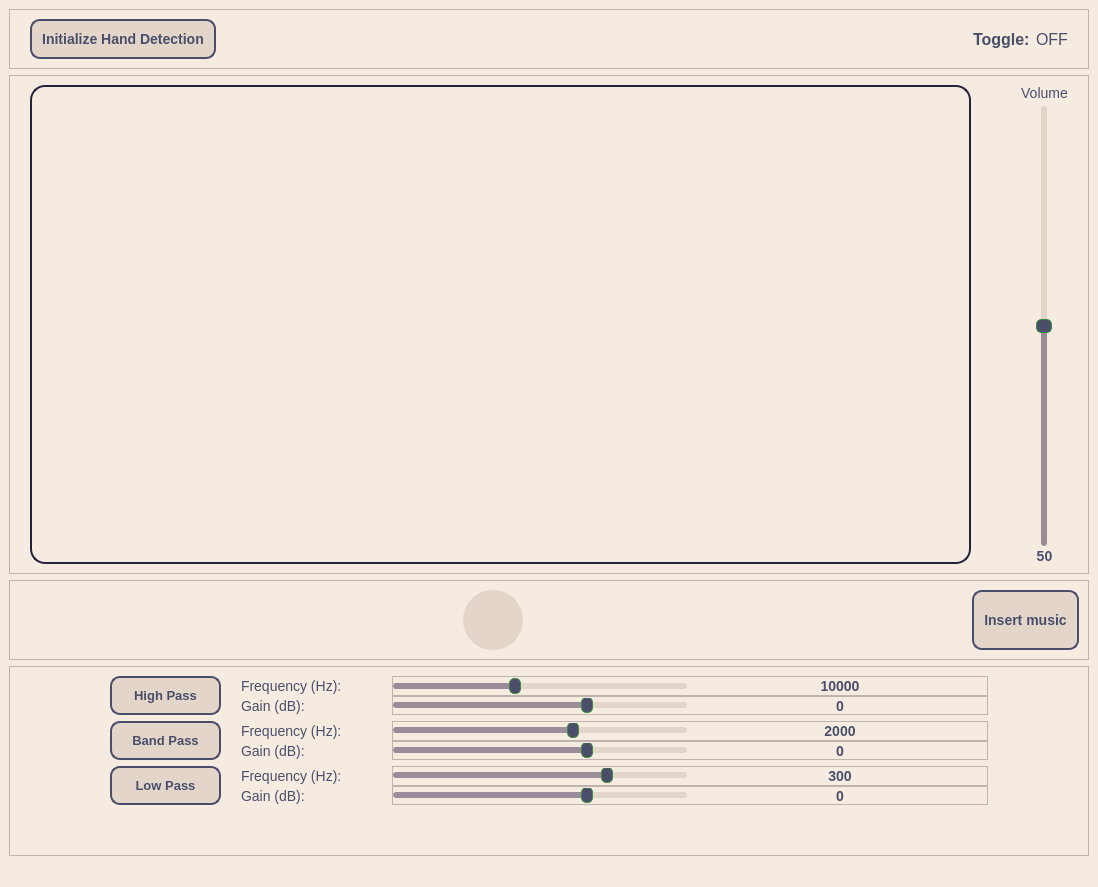
<?xml version="1.0" encoding="UTF-8"?>
<ui version="4.0">
 <class>MainWindow</class>
 <widget class="QMainWindow" name="MainWindow">
  <property name="geometry">
   <rect>
    <x>0</x>
    <y>0</y>
    <width>1098</width>
    <height>887</height>
   </rect>
  </property>
  <property name="windowTitle">
   <string>MainWindow</string>
  </property>
  <property name="styleSheet">
   <string notr="true">background-color: #F5EBE0</string>
  </property>
  <widget class="QWidget" name="centralwidget">
   <property name="styleSheet">
    <string notr="true">QPushButton {
    color: #4A4E69;
    background-color: #E3D5CA;
	font-weight: bold;
	font-size: 14px;
	border-radius: 10px;
	border: 2px solid #4A4E69;
	padding: 10px;
}

QPushButton:hover {
	background-color: rgb(176, 165, 157);
}</string>
   </property>
   <layout class="QVBoxLayout" name="verticalLayout_7">
    <item>
     <widget class="QFrame" name="frame_3">
      <property name="sizePolicy">
       <sizepolicy hsizetype="Preferred" vsizetype="Preferred">
        <horstretch>0</horstretch>
        <verstretch>0</verstretch>
       </sizepolicy>
      </property>
      <property name="font">
       <font>
        <family>Yu Gothic UI</family>
        <pointsize>14</pointsize>
        <weight>75</weight>
        <bold>true</bold>
       </font>
      </property>
      <property name="frameShape">
       <enum>QFrame::StyledPanel</enum>
      </property>
      <property name="frameShadow">
       <enum>QFrame::Raised</enum>
      </property>
      <layout class="QHBoxLayout" name="horizontalLayout_5">
       <property name="leftMargin">
        <number>20</number>
       </property>
       <property name="rightMargin">
        <number>20</number>
       </property>
       <item>
        <widget class="QPushButton" name="initialize_button">
         <property name="text">
          <string>Initialize Hand Detection</string>
         </property>
        </widget>
       </item>
       <item>
        <spacer name="horizontalSpacer">
         <property name="orientation">
          <enum>Qt::Horizontal</enum>
         </property>
         <property name="sizeHint" stdset="0">
          <size>
           <width>40</width>
           <height>20</height>
          </size>
         </property>
        </spacer>
       </item>
       <item>
        <widget class="QLabel" name="label">
         <property name="font">
          <font>
           <pointsize>12</pointsize>
           <weight>75</weight>
           <bold>true</bold>
          </font>
         </property>
         <property name="styleSheet">
          <string notr="true">color: #4A4E69</string>
         </property>
         <property name="text">
          <string>Toggle:</string>
         </property>
        </widget>
       </item>
       <item>
        <widget class="QLabel" name="activated_label">
         <property name="font">
          <font>
           <pointsize>12</pointsize>
          </font>
         </property>
         <property name="styleSheet">
          <string notr="true">color: #4A4E69</string>
         </property>
         <property name="text">
          <string>OFF</string>
         </property>
         <property name="alignment">
          <set>Qt::AlignRight|Qt::AlignTrailing|Qt::AlignVCenter</set>
         </property>
        </widget>
       </item>
      </layout>
     </widget>
    </item>
    <item>
     <widget class="QFrame" name="frame">
      <property name="sizePolicy">
       <sizepolicy hsizetype="Expanding" vsizetype="Expanding">
        <horstretch>0</horstretch>
        <verstretch>0</verstretch>
       </sizepolicy>
      </property>
      <property name="frameShape">
       <enum>QFrame::StyledPanel</enum>
      </property>
      <property name="frameShadow">
       <enum>QFrame::Raised</enum>
      </property>
      <layout class="QHBoxLayout" name="horizontalLayout_3">
       <property name="spacing">
        <number>50</number>
       </property>
       <property name="leftMargin">
        <number>20</number>
       </property>
       <property name="rightMargin">
        <number>20</number>
       </property>
       <item>
        <widget class="QLabel" name="cam_display">
         <property name="sizePolicy">
          <sizepolicy hsizetype="Expanding" vsizetype="Expanding">
           <horstretch>0</horstretch>
           <verstretch>0</verstretch>
          </sizepolicy>
         </property>
         <property name="styleSheet">
          <string notr="true">border: 2px solid #22223B;
border-radius: 15px;</string>
         </property>
         <property name="text">
          <string/>
         </property>
         <property name="scaledContents">
          <bool>false</bool>
         </property>
         <property name="alignment">
          <set>Qt::AlignCenter</set>
         </property>
        </widget>
       </item>
       <item>
        <layout class="QVBoxLayout" name="verticalLayout_5">
         <property name="spacing">
          <number>5</number>
         </property>
         <item>
          <widget class="QLabel" name="label_7">
           <property name="styleSheet">
            <string notr="true">color: #4A4E69;  
font-weight: semibold;
font-size: 14px;</string>
           </property>
           <property name="text">
            <string>Volume</string>
           </property>
           <property name="alignment">
            <set>Qt::AlignCenter</set>
           </property>
          </widget>
         </item>
         <item>
          <layout class="QVBoxLayout" name="verticalLayout_3">
           <property name="spacing">
            <number>2</number>
           </property>
           <item>
            <widget class="QSlider" name="volume_slider">
             <property name="sizePolicy">
              <sizepolicy hsizetype="Preferred" vsizetype="Expanding">
               <horstretch>0</horstretch>
               <verstretch>0</verstretch>
              </sizepolicy>
             </property>
             <property name="styleSheet">
              <string notr="true">QSlider::groove:vertical {
    width: 6px;
    background: #ddd;
    border-radius: 3px;
}

QSlider::handle:vertical {
    background: #4A4E69;
    border: 1px solid #3e8e41;
    height: 12px;
    width: 10px;
    margin: 0 -5px;
    border-radius: 5px;
}

QSlider::sub-page:vertical {
    background: #E3D5CA;
    border-radius: 3px;
}

QSlider::add-page:vertical {
    background: #9A8C98;
    border-radius: 3px;
}
</string>
             </property>
             <property name="maximum">
              <number>100</number>
             </property>
             <property name="value">
              <number>50</number>
             </property>
             <property name="orientation">
              <enum>Qt::Vertical</enum>
             </property>
            </widget>
           </item>
           <item>
            <widget class="QLabel" name="volume_value">
             <property name="styleSheet">
              <string notr="true">color: #4A4E69;  
font-weight: bold;
font-size: 14px;
font-family: &quot;Poppins&quot;; </string>
             </property>
             <property name="text">
              <string>50</string>
             </property>
             <property name="alignment">
              <set>Qt::AlignCenter</set>
             </property>
            </widget>
           </item>
          </layout>
         </item>
        </layout>
       </item>
      </layout>
     </widget>
    </item>
    <item>
     <widget class="QFrame" name="frame_2">
      <property name="sizePolicy">
       <sizepolicy hsizetype="Preferred" vsizetype="Minimum">
        <horstretch>0</horstretch>
        <verstretch>0</verstretch>
       </sizepolicy>
      </property>
      <property name="styleSheet">
       <string notr="true"/>
      </property>
      <property name="frameShape">
       <enum>QFrame::StyledPanel</enum>
      </property>
      <property name="frameShadow">
       <enum>QFrame::Raised</enum>
      </property>
      <layout class="QHBoxLayout" name="horizontalLayout_4">
       <item>
        <spacer name="horizontalSpacer_3">
         <property name="orientation">
          <enum>Qt::Horizontal</enum>
         </property>
         <property name="sizeHint" stdset="0">
          <size>
           <width>40</width>
           <height>20</height>
          </size>
         </property>
        </spacer>
       </item>
       <item>
        <widget class="QPushButton" name="play_button">
         <property name="sizePolicy">
          <sizepolicy hsizetype="Fixed" vsizetype="Fixed">
           <horstretch>0</horstretch>
           <verstretch>0</verstretch>
          </sizepolicy>
         </property>
         <property name="minimumSize">
          <size>
           <width>60</width>
           <height>60</height>
          </size>
         </property>
         <property name="maximumSize">
          <size>
           <width>60</width>
           <height>60</height>
          </size>
         </property>
         <property name="font">
          <font>
           <pointsize>-1</pointsize>
           <weight>75</weight>
           <bold>true</bold>
          </font>
         </property>
         <property name="styleSheet">
          <string notr="true">QPushButton {
	border: none;
	padding: 0;
	border-radius: 30px;
}</string>
         </property>
         <property name="text">
          <string/>
         </property>
         <property name="icon">
          <iconset>
           <normaloff>playicon.png</normaloff>playicon.png</iconset>
         </property>
         <property name="iconSize">
          <size>
           <width>60</width>
           <height>60</height>
          </size>
         </property>
         <property name="autoRepeat">
          <bool>false</bool>
         </property>
         <property name="autoExclusive">
          <bool>false</bool>
         </property>
         <property name="autoDefault">
          <bool>false</bool>
         </property>
         <property name="default">
          <bool>false</bool>
         </property>
         <property name="flat">
          <bool>false</bool>
         </property>
        </widget>
       </item>
       <item>
        <spacer name="horizontalSpacer_2">
         <property name="orientation">
          <enum>Qt::Horizontal</enum>
         </property>
         <property name="sizeHint" stdset="0">
          <size>
           <width>40</width>
           <height>20</height>
          </size>
         </property>
        </spacer>
       </item>
       <item>
        <widget class="QPushButton" name="insert_button">
         <property name="sizePolicy">
          <sizepolicy hsizetype="Preferred" vsizetype="Preferred">
           <horstretch>0</horstretch>
           <verstretch>0</verstretch>
          </sizepolicy>
         </property>
         <property name="font">
          <font>
           <pointsize>-1</pointsize>
           <weight>75</weight>
           <bold>true</bold>
          </font>
         </property>
         <property name="styleSheet">
          <string notr="true"/>
         </property>
         <property name="text">
          <string>Insert music</string>
         </property>
        </widget>
       </item>
      </layout>
     </widget>
    </item>
    <item>
     <widget class="QFrame" name="frame_5">
      <property name="sizePolicy">
       <sizepolicy hsizetype="Minimum" vsizetype="Minimum">
        <horstretch>0</horstretch>
        <verstretch>0</verstretch>
       </sizepolicy>
      </property>
      <property name="font">
       <font>
        <family>Yu Gothic UI</family>
        <pointsize>14</pointsize>
        <weight>75</weight>
        <bold>true</bold>
       </font>
      </property>
      <property name="styleSheet">
       <string notr="true">#high_label,
#band_label,
#low_label
{
	color: #4A4E69;
	background-color: #E3D5CA;         
	font-weight: bold;
	font-size: 13px;
	border-radius: 10px;
	border: 2px solid #4A4E69;
	padding: 10px 20px;
}

QSlider::groove:horizontal {
    height: 6px;
    background: #ddd;
    border-radius: 3px;
}

QSlider::handle:horizontal {
    background: #4A4E69;
    border: 1px solid #3e8e41;
    width: 10px;
    height: 12px;
    margin: -5px 0;
    border-radius: 5px;
}

QSlider::sub-page:horizontal {
    background: #9A8C98;
    border-radius: 3px;
}

QSlider::add-page:horizontal {
    background: #E3D5CA;
    border-radius: 3px;
}

#high_freq_value,
#high_gain_value,
#band_freq_value,
#band_gain_value,
#low_freq_value,
#low_gain_value
{
	color: #4A4E69;  
	font-weight: bold;
	font-size: 14px;
	font-family: &quot;Poppins&quot;;
	padding: 0 10px;
}</string>
      </property>
      <property name="frameShape">
       <enum>QFrame::StyledPanel</enum>
      </property>
      <property name="frameShadow">
       <enum>QFrame::Raised</enum>
      </property>
      <layout class="QGridLayout" name="gridLayout_4">
       <property name="leftMargin">
        <number>100</number>
       </property>
       <property name="rightMargin">
        <number>100</number>
       </property>
       <property name="bottomMargin">
        <number>50</number>
       </property>
       <property name="horizontalSpacing">
        <number>20</number>
       </property>
       <item row="3" column="1">
        <layout class="QGridLayout" name="gridLayout_2">
         <property name="leftMargin">
          <number>0</number>
         </property>
         <property name="horizontalSpacing">
          <number>50</number>
         </property>
         <property name="verticalSpacing">
          <number>0</number>
         </property>
         <item row="0" column="0">
          <widget class="QLabel" name="label_27">
           <property name="sizePolicy">
            <sizepolicy hsizetype="Fixed" vsizetype="Preferred">
             <horstretch>0</horstretch>
             <verstretch>0</verstretch>
            </sizepolicy>
           </property>
           <property name="styleSheet">
            <string notr="true">color: #4A4E69;  
font-weight: semibold;
font-size: 14px;
font-family: &quot;Poppins&quot;; </string>
           </property>
           <property name="text">
            <string>Frequency (Hz):</string>
           </property>
          </widget>
         </item>
         <item row="1" column="0">
          <widget class="QLabel" name="label_5">
           <property name="sizePolicy">
            <sizepolicy hsizetype="Fixed" vsizetype="Preferred">
             <horstretch>0</horstretch>
             <verstretch>0</verstretch>
            </sizepolicy>
           </property>
           <property name="styleSheet">
            <string notr="true">color: #4A4E69;  
font-weight: semibold;
font-size: 14px;
font-family: &quot;Poppins&quot;; </string>
           </property>
           <property name="text">
            <string>Gain (dB):</string>
           </property>
          </widget>
         </item>
         <item row="0" column="1">
          <widget class="QFrame" name="frame_8">
           <property name="sizePolicy">
            <sizepolicy hsizetype="Preferred" vsizetype="Minimum">
             <horstretch>0</horstretch>
             <verstretch>0</verstretch>
            </sizepolicy>
           </property>
           <property name="frameShape">
            <enum>QFrame::StyledPanel</enum>
           </property>
           <property name="frameShadow">
            <enum>QFrame::Raised</enum>
           </property>
           <layout class="QHBoxLayout" name="horizontalLayout_10">
            <property name="leftMargin">
             <number>0</number>
            </property>
            <property name="topMargin">
             <number>0</number>
            </property>
            <property name="rightMargin">
             <number>0</number>
            </property>
            <property name="bottomMargin">
             <number>0</number>
            </property>
            <item>
             <widget class="QSlider" name="band_freq_slider">
              <property name="sizePolicy">
               <sizepolicy hsizetype="Expanding" vsizetype="Fixed">
                <horstretch>0</horstretch>
                <verstretch>0</verstretch>
               </sizepolicy>
              </property>
              <property name="minimum">
               <number>400</number>
              </property>
              <property name="maximum">
               <number>3000</number>
              </property>
              <property name="value">
               <number>2000</number>
              </property>
              <property name="orientation">
               <enum>Qt::Horizontal</enum>
              </property>
             </widget>
            </item>
            <item>
             <widget class="QLabel" name="band_freq_value">
              <property name="sizePolicy">
               <sizepolicy hsizetype="MinimumExpanding" vsizetype="Preferred">
                <horstretch>0</horstretch>
                <verstretch>0</verstretch>
               </sizepolicy>
              </property>
              <property name="text">
               <string>2000</string>
              </property>
              <property name="alignment">
               <set>Qt::AlignCenter</set>
              </property>
             </widget>
            </item>
           </layout>
          </widget>
         </item>
         <item row="1" column="1">
          <widget class="QFrame" name="frame_9">
           <property name="sizePolicy">
            <sizepolicy hsizetype="Preferred" vsizetype="Minimum">
             <horstretch>0</horstretch>
             <verstretch>0</verstretch>
            </sizepolicy>
           </property>
           <property name="frameShape">
            <enum>QFrame::StyledPanel</enum>
           </property>
           <property name="frameShadow">
            <enum>QFrame::Raised</enum>
           </property>
           <layout class="QHBoxLayout" name="horizontalLayout_11">
            <property name="leftMargin">
             <number>0</number>
            </property>
            <property name="topMargin">
             <number>0</number>
            </property>
            <property name="rightMargin">
             <number>0</number>
            </property>
            <property name="bottomMargin">
             <number>0</number>
            </property>
            <item>
             <widget class="QSlider" name="band_gain_slider">
              <property name="sizePolicy">
               <sizepolicy hsizetype="Expanding" vsizetype="Fixed">
                <horstretch>0</horstretch>
                <verstretch>0</verstretch>
               </sizepolicy>
              </property>
              <property name="minimum">
               <number>-20</number>
              </property>
              <property name="maximum">
               <number>10</number>
              </property>
              <property name="orientation">
               <enum>Qt::Horizontal</enum>
              </property>
             </widget>
            </item>
            <item>
             <widget class="QLabel" name="band_gain_value">
              <property name="sizePolicy">
               <sizepolicy hsizetype="MinimumExpanding" vsizetype="Preferred">
                <horstretch>0</horstretch>
                <verstretch>0</verstretch>
               </sizepolicy>
              </property>
              <property name="text">
               <string>0</string>
              </property>
              <property name="alignment">
               <set>Qt::AlignCenter</set>
              </property>
             </widget>
            </item>
           </layout>
          </widget>
         </item>
        </layout>
       </item>
       <item row="4" column="1">
        <layout class="QGridLayout" name="gridLayout_3">
         <property name="leftMargin">
          <number>0</number>
         </property>
         <property name="horizontalSpacing">
          <number>50</number>
         </property>
         <property name="verticalSpacing">
          <number>0</number>
         </property>
         <item row="1" column="0">
          <widget class="QLabel" name="label_6">
           <property name="sizePolicy">
            <sizepolicy hsizetype="Fixed" vsizetype="Preferred">
             <horstretch>0</horstretch>
             <verstretch>0</verstretch>
            </sizepolicy>
           </property>
           <property name="styleSheet">
            <string notr="true">color: #4A4E69;  
font-weight: semibold;
font-size: 14px;
font-family: &quot;Poppins&quot;; </string>
           </property>
           <property name="text">
            <string>Gain (dB):</string>
           </property>
          </widget>
         </item>
         <item row="0" column="0">
          <widget class="QLabel" name="label_30">
           <property name="sizePolicy">
            <sizepolicy hsizetype="Fixed" vsizetype="Preferred">
             <horstretch>0</horstretch>
             <verstretch>0</verstretch>
            </sizepolicy>
           </property>
           <property name="styleSheet">
            <string notr="true">color: #4A4E69;  
font-weight: semibold;
font-size: 14px;
font-family: &quot;Poppins&quot;; </string>
           </property>
           <property name="text">
            <string>Frequency (Hz):</string>
           </property>
          </widget>
         </item>
         <item row="0" column="1">
          <widget class="QFrame" name="frame_10">
           <property name="sizePolicy">
            <sizepolicy hsizetype="Preferred" vsizetype="Minimum">
             <horstretch>0</horstretch>
             <verstretch>0</verstretch>
            </sizepolicy>
           </property>
           <property name="frameShape">
            <enum>QFrame::StyledPanel</enum>
           </property>
           <property name="frameShadow">
            <enum>QFrame::Raised</enum>
           </property>
           <layout class="QHBoxLayout" name="horizontalLayout_12">
            <property name="leftMargin">
             <number>0</number>
            </property>
            <property name="topMargin">
             <number>0</number>
            </property>
            <property name="rightMargin">
             <number>0</number>
            </property>
            <property name="bottomMargin">
             <number>0</number>
            </property>
            <item>
             <widget class="QSlider" name="low_freq_slider">
              <property name="sizePolicy">
               <sizepolicy hsizetype="Expanding" vsizetype="Fixed">
                <horstretch>0</horstretch>
                <verstretch>0</verstretch>
               </sizepolicy>
              </property>
              <property name="minimum">
               <number>20</number>
              </property>
              <property name="maximum">
               <number>400</number>
              </property>
              <property name="value">
               <number>300</number>
              </property>
              <property name="sliderPosition">
               <number>300</number>
              </property>
              <property name="orientation">
               <enum>Qt::Horizontal</enum>
              </property>
             </widget>
            </item>
            <item>
             <widget class="QLabel" name="low_freq_value">
              <property name="sizePolicy">
               <sizepolicy hsizetype="MinimumExpanding" vsizetype="Preferred">
                <horstretch>0</horstretch>
                <verstretch>0</verstretch>
               </sizepolicy>
              </property>
              <property name="text">
               <string>300</string>
              </property>
              <property name="alignment">
               <set>Qt::AlignCenter</set>
              </property>
             </widget>
            </item>
           </layout>
          </widget>
         </item>
         <item row="1" column="1">
          <widget class="QFrame" name="frame_11">
           <property name="sizePolicy">
            <sizepolicy hsizetype="Preferred" vsizetype="Minimum">
             <horstretch>0</horstretch>
             <verstretch>0</verstretch>
            </sizepolicy>
           </property>
           <property name="frameShape">
            <enum>QFrame::StyledPanel</enum>
           </property>
           <property name="frameShadow">
            <enum>QFrame::Raised</enum>
           </property>
           <layout class="QHBoxLayout" name="horizontalLayout_13">
            <property name="leftMargin">
             <number>0</number>
            </property>
            <property name="topMargin">
             <number>0</number>
            </property>
            <property name="rightMargin">
             <number>0</number>
            </property>
            <property name="bottomMargin">
             <number>0</number>
            </property>
            <item>
             <widget class="QSlider" name="low_gain_slider">
              <property name="sizePolicy">
               <sizepolicy hsizetype="Expanding" vsizetype="Fixed">
                <horstretch>0</horstretch>
                <verstretch>0</verstretch>
               </sizepolicy>
              </property>
              <property name="minimum">
               <number>-20</number>
              </property>
              <property name="maximum">
               <number>10</number>
              </property>
              <property name="orientation">
               <enum>Qt::Horizontal</enum>
              </property>
             </widget>
            </item>
            <item>
             <widget class="QLabel" name="low_gain_value">
              <property name="sizePolicy">
               <sizepolicy hsizetype="MinimumExpanding" vsizetype="Preferred">
                <horstretch>0</horstretch>
                <verstretch>0</verstretch>
               </sizepolicy>
              </property>
              <property name="text">
               <string>0</string>
              </property>
              <property name="alignment">
               <set>Qt::AlignCenter</set>
              </property>
             </widget>
            </item>
           </layout>
          </widget>
         </item>
        </layout>
       </item>
       <item row="2" column="1">
        <layout class="QGridLayout" name="gridLayout">
         <property name="leftMargin">
          <number>0</number>
         </property>
         <property name="horizontalSpacing">
          <number>50</number>
         </property>
         <property name="verticalSpacing">
          <number>0</number>
         </property>
         <item row="1" column="0">
          <widget class="QLabel" name="label_4">
           <property name="sizePolicy">
            <sizepolicy hsizetype="Fixed" vsizetype="Preferred">
             <horstretch>0</horstretch>
             <verstretch>0</verstretch>
            </sizepolicy>
           </property>
           <property name="styleSheet">
            <string notr="true">color: #4A4E69;  
font-weight: semibold;
font-size: 14px;
font-family: &quot;Poppins&quot;; </string>
           </property>
           <property name="text">
            <string>Gain (dB):</string>
           </property>
          </widget>
         </item>
         <item row="0" column="0">
          <widget class="QLabel" name="label_22">
           <property name="sizePolicy">
            <sizepolicy hsizetype="Fixed" vsizetype="Preferred">
             <horstretch>0</horstretch>
             <verstretch>0</verstretch>
            </sizepolicy>
           </property>
           <property name="styleSheet">
            <string notr="true">color: #4A4E69;  
font-weight: semibold;
font-size: 14px;
font-family: &quot;Poppins&quot;; </string>
           </property>
           <property name="text">
            <string>Frequency (Hz):</string>
           </property>
          </widget>
         </item>
         <item row="0" column="1">
          <widget class="QFrame" name="frame_4">
           <property name="sizePolicy">
            <sizepolicy hsizetype="Preferred" vsizetype="Minimum">
             <horstretch>0</horstretch>
             <verstretch>0</verstretch>
            </sizepolicy>
           </property>
           <property name="frameShape">
            <enum>QFrame::StyledPanel</enum>
           </property>
           <property name="frameShadow">
            <enum>QFrame::Raised</enum>
           </property>
           <layout class="QHBoxLayout" name="horizontalLayout_6">
            <property name="leftMargin">
             <number>0</number>
            </property>
            <property name="topMargin">
             <number>0</number>
            </property>
            <property name="rightMargin">
             <number>0</number>
            </property>
            <property name="bottomMargin">
             <number>0</number>
            </property>
            <item>
             <widget class="QSlider" name="high_freq_slider">
              <property name="sizePolicy">
               <sizepolicy hsizetype="Expanding" vsizetype="Preferred">
                <horstretch>0</horstretch>
                <verstretch>0</verstretch>
               </sizepolicy>
              </property>
              <property name="minimum">
               <number>3000</number>
              </property>
              <property name="maximum">
               <number>20000</number>
              </property>
              <property name="value">
               <number>10000</number>
              </property>
              <property name="orientation">
               <enum>Qt::Horizontal</enum>
              </property>
             </widget>
            </item>
            <item>
             <widget class="QLabel" name="high_freq_value">
              <property name="sizePolicy">
               <sizepolicy hsizetype="MinimumExpanding" vsizetype="Preferred">
                <horstretch>0</horstretch>
                <verstretch>0</verstretch>
               </sizepolicy>
              </property>
              <property name="styleSheet">
               <string notr="true"/>
              </property>
              <property name="text">
               <string>10000</string>
              </property>
              <property name="alignment">
               <set>Qt::AlignCenter</set>
              </property>
             </widget>
            </item>
           </layout>
          </widget>
         </item>
         <item row="1" column="1">
          <widget class="QFrame" name="frame_7">
           <property name="sizePolicy">
            <sizepolicy hsizetype="Preferred" vsizetype="Minimum">
             <horstretch>0</horstretch>
             <verstretch>0</verstretch>
            </sizepolicy>
           </property>
           <property name="frameShape">
            <enum>QFrame::StyledPanel</enum>
           </property>
           <property name="frameShadow">
            <enum>QFrame::Raised</enum>
           </property>
           <layout class="QHBoxLayout" name="horizontalLayout_9">
            <property name="leftMargin">
             <number>0</number>
            </property>
            <property name="topMargin">
             <number>0</number>
            </property>
            <property name="rightMargin">
             <number>0</number>
            </property>
            <property name="bottomMargin">
             <number>0</number>
            </property>
            <item>
             <widget class="QSlider" name="high_gain_slider">
              <property name="sizePolicy">
               <sizepolicy hsizetype="Expanding" vsizetype="Fixed">
                <horstretch>0</horstretch>
                <verstretch>0</verstretch>
               </sizepolicy>
              </property>
              <property name="minimum">
               <number>-20</number>
              </property>
              <property name="maximum">
               <number>10</number>
              </property>
              <property name="orientation">
               <enum>Qt::Horizontal</enum>
              </property>
             </widget>
            </item>
            <item>
             <widget class="QLabel" name="high_gain_value">
              <property name="sizePolicy">
               <sizepolicy hsizetype="MinimumExpanding" vsizetype="Preferred">
                <horstretch>0</horstretch>
                <verstretch>0</verstretch>
               </sizepolicy>
              </property>
              <property name="text">
               <string>0</string>
              </property>
              <property name="alignment">
               <set>Qt::AlignCenter</set>
              </property>
             </widget>
            </item>
           </layout>
          </widget>
         </item>
        </layout>
       </item>
       <item row="3" column="0">
        <widget class="QLabel" name="band_label">
         <property name="font">
          <font>
           <pointsize>-1</pointsize>
           <weight>75</weight>
           <bold>true</bold>
          </font>
         </property>
         <property name="styleSheet">
          <string notr="true"/>
         </property>
         <property name="text">
          <string>Band Pass</string>
         </property>
         <property name="alignment">
          <set>Qt::AlignCenter</set>
         </property>
        </widget>
       </item>
       <item row="4" column="0">
        <widget class="QLabel" name="low_label">
         <property name="font">
          <font>
           <pointsize>-1</pointsize>
           <weight>75</weight>
           <bold>true</bold>
          </font>
         </property>
         <property name="styleSheet">
          <string notr="true"/>
         </property>
         <property name="text">
          <string>Low Pass</string>
         </property>
         <property name="alignment">
          <set>Qt::AlignCenter</set>
         </property>
        </widget>
       </item>
       <item row="2" column="0">
        <widget class="QLabel" name="high_label">
         <property name="font">
          <font>
           <pointsize>-1</pointsize>
           <weight>75</weight>
           <bold>true</bold>
          </font>
         </property>
         <property name="styleSheet">
          <string notr="true"/>
         </property>
         <property name="text">
          <string>High Pass</string>
         </property>
         <property name="alignment">
          <set>Qt::AlignCenter</set>
         </property>
        </widget>
       </item>
      </layout>
     </widget>
    </item>
   </layout>
  </widget>
  <widget class="QMenuBar" name="menubar">
   <property name="geometry">
    <rect>
     <x>0</x>
     <y>0</y>
     <width>1098</width>
     <height>21</height>
    </rect>
   </property>
  </widget>
  <widget class="QStatusBar" name="statusbar"/>
 </widget>
 <resources>
  <include location="img.qrc"/>
 </resources>
 <connections>
  <connection>
   <sender>high_freq_slider</sender>
   <signal>valueChanged(int)</signal>
   <receiver>high_freq_value</receiver>
   <slot>setNum(int)</slot>
   <hints>
    <hint type="sourcelabel">
     <x>671</x>
     <y>640</y>
    </hint>
    <hint type="destinationlabel">
     <x>964</x>
     <y>641</y>
    </hint>
   </hints>
  </connection>
  <connection>
   <sender>high_gain_slider</sender>
   <signal>valueChanged(int)</signal>
   <receiver>high_gain_value</receiver>
   <slot>setNum(int)</slot>
   <hints>
    <hint type="sourcelabel">
     <x>687</x>
     <y>667</y>
    </hint>
    <hint type="destinationlabel">
     <x>981</x>
     <y>668</y>
    </hint>
   </hints>
  </connection>
  <connection>
   <sender>band_freq_slider</sender>
   <signal>valueChanged(int)</signal>
   <receiver>band_freq_value</receiver>
   <slot>setNum(int)</slot>
   <hints>
    <hint type="sourcelabel">
     <x>687</x>
     <y>702</y>
    </hint>
    <hint type="destinationlabel">
     <x>981</x>
     <y>703</y>
    </hint>
   </hints>
  </connection>
  <connection>
   <sender>band_gain_slider</sender>
   <signal>valueChanged(int)</signal>
   <receiver>band_gain_value</receiver>
   <slot>setNum(int)</slot>
   <hints>
    <hint type="sourcelabel">
     <x>687</x>
     <y>729</y>
    </hint>
    <hint type="destinationlabel">
     <x>981</x>
     <y>730</y>
    </hint>
   </hints>
  </connection>
  <connection>
   <sender>low_freq_slider</sender>
   <signal>valueChanged(int)</signal>
   <receiver>low_freq_value</receiver>
   <slot>setNum(int)</slot>
   <hints>
    <hint type="sourcelabel">
     <x>687</x>
     <y>764</y>
    </hint>
    <hint type="destinationlabel">
     <x>981</x>
     <y>765</y>
    </hint>
   </hints>
  </connection>
  <connection>
   <sender>low_gain_slider</sender>
   <signal>valueChanged(int)</signal>
   <receiver>low_gain_value</receiver>
   <slot>setNum(int)</slot>
   <hints>
    <hint type="sourcelabel">
     <x>687</x>
     <y>791</y>
    </hint>
    <hint type="destinationlabel">
     <x>981</x>
     <y>792</y>
    </hint>
   </hints>
  </connection>
  <connection>
   <sender>volume_slider</sender>
   <signal>valueChanged(int)</signal>
   <receiver>volume_value</receiver>
   <slot>setNum(int)</slot>
   <hints>
    <hint type="sourcelabel">
     <x>1040</x>
     <y>316</y>
    </hint>
    <hint type="destinationlabel">
     <x>1040</x>
     <y>500</y>
    </hint>
   </hints>
  </connection>
 </connections>
</ui>
